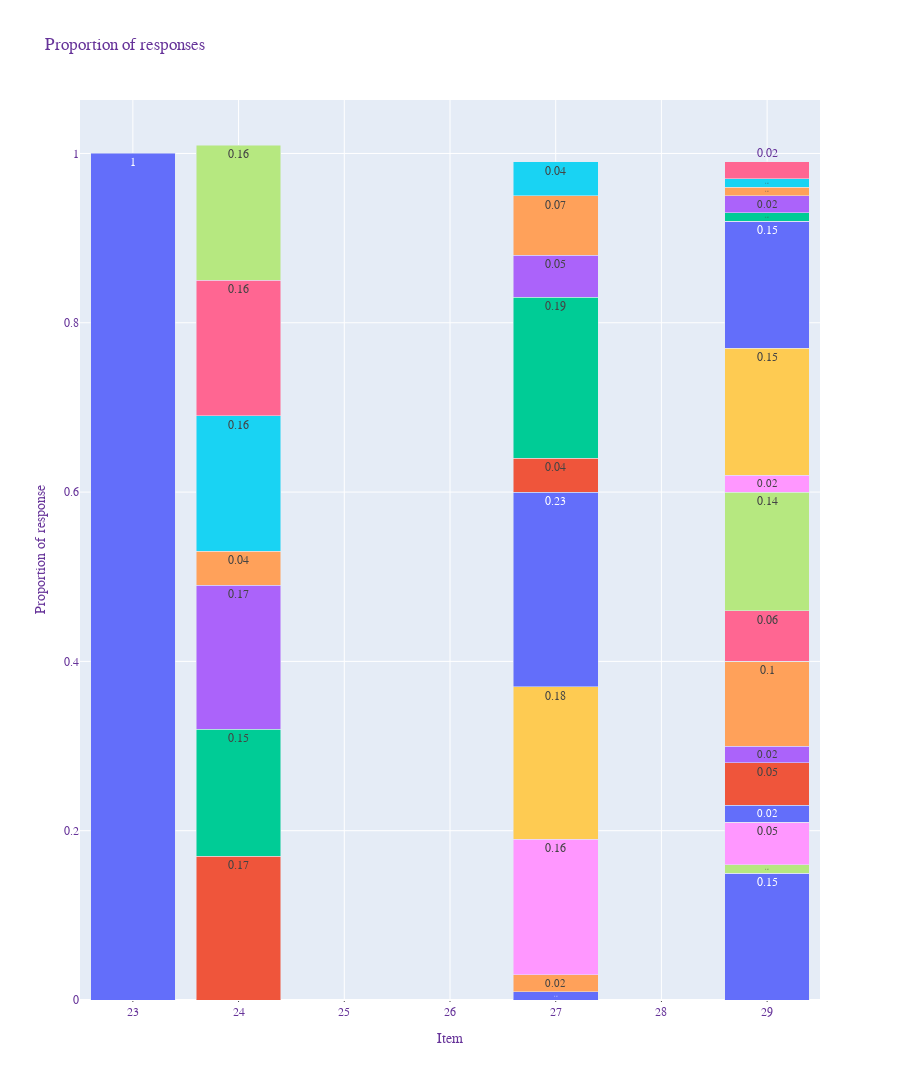

The notebook cell saved with this chart:
### Code cell
import plotly.express as px

fig = px.bar(xf, x="Group", color="Option",
             y='Count',
             title="A Grouped Bar Chart With Plotly Express in Python",
             barmode='group',
             height=1080,
             text_auto=True
            )
fig.update_layout(
    title="Proportion of responses",
    xaxis_title="Item",
    yaxis_title="Proportion of response",
    legend_title="Options",
    font=dict(
        family="Courier New, monospace",
        size=12,
        color="RebeccaPurple"
    ),
barmode="stack",
)

fig.update_traces(showlegend=False)
fig.update_traces(marker_showscale=False)

fig.update_xaxes(
    showgrid=True,
    ticks="outside",
    tickson="boundaries",
    ticklen=1,
    tickmode='linear'
)

fig.show()

### Figure 1 — Plotly figure (JSON) as saved in the notebook; plotly's stock layout.template omitted (floating-point values rounded to 4 significant figures)
{"data": [{"alignmentgroup": "True", "hovertemplate": "Option=Other as Text<br>Group=%{x}<br>Count=%{y}<extra></extra>", "legendgroup": "Other as Text", "marker": {"color": "#636efa", "pattern": {"shape": ""}, "showscale": false}, "name": "Other as Text", "offsetgroup": "Other as Text", "orientation": "v", "showlegend": false, "textposition": "auto", "texttemplate": "%{y}", "type": "bar", "x": [23, 24, 27, 29], "xaxis": "x", "y": [1, 0, 0.01, 0.15], "yaxis": "y"}, {"alignmentgroup": "True", "hovertemplate": "Option=Children<br>Group=%{x}<br>Count=%{y}<extra></extra>", "legendgroup": "Children", "marker": {"color": "#EF553B", "pattern": {"shape": ""}, "showscale": false}, "name": "Children", "offsetgroup": "Children", "orientation": "v", "showlegend": false, "textposition": "auto", "texttemplate": "%{y}", "type": "bar", "x": [24], "xaxis": "x", "y": [0.17], "yaxis": "y"}, {"alignmentgroup": "True", "hovertemplate": "Option=Friends<br>Group=%{x}<br>Count=%{y}<extra></extra>", "legendgroup": "Friends", "marker": {"color": "#00cc96", "pattern": {"shape": ""}, "showscale": false}, "name": "Friends", "offsetgroup": "Friends", "orientation": "v", "showlegend": false, "textposition": "auto", "texttemplate": "%{y}", "type": "bar", "x": [24], "xaxis": "x", "y": [0.15], "yaxis": "y"}, {"alignmentgroup": "True", "hovertemplate": "Option=Future spouse or partner<br>Group=%{x}<br>Count=%{y}<extra></extra>", "legendgroup": "Future spouse or partner", "marker": {"color": "#ab63fa", "pattern": {"shape": ""}, "showscale": false}, "name": "Future spouse or partner", "offsetgroup": "Future spouse or partner", "orientation": "v", "showlegend": false, "textposition": "auto", "texttemplate": "%{y}", "type": "bar", "x": [24], "xaxis": "x", "y": [0.17], "yaxis": "y"}, {"alignmentgroup": "True", "hovertemplate": "Option=Other<br>Group=%{x}<br>Count=%{y}<extra></extra>", "legendgroup": "Other", "marker": {"color": "#FFA15A", "pattern": {"shape": ""}, "showscale": false}, "name": "Other", "offsetgroup": "Other", "orientation": "v", "showlegend": false, "textposition": "auto", "texttemplate": "%{y}", "type": "bar", "x": [24, 27], "xaxis": "x", "y": [0.04, 0.02], "yaxis": "y"}, {"alignmentgroup": "True", "hovertemplate": "Option=Other relatives<br>Group=%{x}<br>Count=%{y}<extra></extra>", "legendgroup": "Other relatives", "marker": {"color": "#19d3f3", "pattern": {"shape": ""}, "showscale": false}, "name": "Other relatives", "offsetgroup": "Other relatives", "orientation": "v", "showlegend": false, "textposition": "auto", "texttemplate": "%{y}", "type": "bar", "x": [24], "xaxis": "x", "y": [0.16], "yaxis": "y"}, {"alignmentgroup": "True", "hovertemplate": "Option=Siblings<br>Group=%{x}<br>Count=%{y}<extra></extra>", "legendgroup": "Siblings", "marker": {"color": "#FF6692", "pattern": {"shape": ""}, "showscale": false}, "name": "Siblings", "offsetgroup": "Siblings", "orientation": "v", "showlegend": false, "textposition": "auto", "texttemplate": "%{y}", "type": "bar", "x": [24], "xaxis": "x", "y": [0.16], "yaxis": "y"}, {"alignmentgroup": "True", "hovertemplate": "Option=Spouse or partner<br>Group=%{x}<br>Count=%{y}<extra></extra>", "legendgroup": "Spouse or partner", "marker": {"color": "#B6E880", "pattern": {"shape": ""}, "showscale": false}, "name": "Spouse or partner", "offsetgroup": "Spouse or partner", "orientation": "v", "showlegend": false, "textposition": "auto", "texttemplate": "%{y}", "type": "bar", "x": [24], "xaxis": "x", "y": [0.16], "yaxis": "y"}, {"alignmentgroup": "True", "hovertemplate": "Option=Do not know whether the data will be stored securely<br>Group=%{x}<br>Count=%{y}<extra></extra>", "legendgroup": "Do not know whether the data will be stored securely", "marker": {"color": "#FF97FF", "pattern": {"shape": ""}, "showscale": false}, "name": "Do not know whether the data will be stored securely", "offsetgroup": "Do not know whether the data will be stored securely", "orientation": "v", "showlegend": false, "textposition": "auto", "texttemplate": "%{y}", "type": "bar", "x": [27], "xaxis": "x", "y": [0.16], "yaxis": "y"}, {"alignmentgroup": "True", "hovertemplate": "Option=Do not know who will have access to that information<br>Group=%{x}<br>Count=%{y}<extra></extra>", "legendgroup": "Do not know who will have access to that information", "marker": {"color": "#FECB52", "pattern": {"shape": ""}, "showscale": false}, "name": "Do not know who will have access to that information", "offsetgroup": "Do not know who will have access to that information", "orientation": "v", "showlegend": false, "textposition": "auto", "texttemplate": "%{y}", "type": "bar", "x": [27], "xaxis": "x", "y": [0.18], "yaxis": "y"}, {"alignmentgroup": "True", "hovertemplate": "Option=I am concerned my data will be used for other purposes without my knowledge<br>Group=%{x}<br>Count=%{y}<extra></extra>", "legendgroup": "I am concerned my data will be used for other purposes without my knowledge", "marker": {"color": "#636efa", "pattern": {"shape": ""}, "showscale": false}, "name": "I am concerned my data will be used for other purposes without my knowledge", "offsetgroup": "I am concerned my data will be used for other purposes without my knowledge", "orientation": "v", "showlegend": false, "textposition": "auto", "texttemplate": "%{y}", "type": "bar", "x": [27], "xaxis": "x", "y": [0.23], "yaxis": "y"}, {"alignmentgroup": "True", "hovertemplate": "Option=I am not interested<br>Group=%{x}<br>Count=%{y}<extra></extra>", "legendgroup": "I am not interested", "marker": {"color": "#EF553B", "pattern": {"shape": ""}, "showscale": false}, "name": "I am not interested", "offsetgroup": "I am not interested", "orientation": "v", "showlegend": false, "textposition": "auto", "texttemplate": "%{y}", "type": "bar", "x": [27], "xaxis": "x", "y": [0.04], "yaxis": "y"}, {"alignmentgroup": "True", "hovertemplate": "Option=I am worried some information about my physical or mental health could be used against me for example employment; legal matters; obtaining insurance<br>Group=%{x}<br>Count=%{y}<extra></extra>", "legendgroup": "I am worried some information about my physical or mental health could be used against me for example employment; legal matters; obtaining insurance", "marker": {"color": "#00cc96", "pattern": {"shape": ""}, "showscale": false}, "name": "I am worried some information about my physical or mental health could be used against me for example employment; legal matters; obtaining insurance", "offsetgroup": "I am worried some information about my physical or mental health could be used against me for example employment; legal matters; obtaining insurance", "orientation": "v", "showlegend": false, "textposition": "auto", "texttemplate": "%{y}", "type": "bar", "x": [27], "xaxis": "x", "y": [0.19], "yaxis": "y"}, {"alignmentgroup": "True", "hovertemplate": "Option=I am worried that I might find out something about myself I would rather not know<br>Group=%{x}<br>Count=%{y}<extra></extra>", "legendgroup": "I am worried that I might find out something about myself I would rather not know", "marker": {"color": "#ab63fa", "pattern": {"shape": ""}, "showscale": false}, "name": "I am worried that I might find out something about myself I would rather not know", "offsetgroup": "I am worried that I might find out something about myself I would rather not know", "orientation": "v", "showlegend": false, "textposition": "auto", "texttemplate": "%{y}", "type": "bar", "x": [27], "xaxis": "x", "y": [0.05], "yaxis": "y"}, {"alignmentgroup": "True", "hovertemplate": "Option=I would not want to be labelled as having any deficiency<br>Group=%{x}<br>Count=%{y}<extra></extra>", "legendgroup": "I would not want to be labelled as having any deficiency", "marker": {"color": "#FFA15A", "pattern": {"shape": ""}, "showscale": false}, "name": "I would not want to be labelled as having any deficiency", "offsetgroup": "I would not want to be labelled as having any deficiency", "orientation": "v", "showlegend": false, "textposition": "auto", "texttemplate": "%{y}", "type": "bar", "x": [27], "xaxis": "x", "y": [0.07], "yaxis": "y"}, {"alignmentgroup": "True", "hovertemplate": "Option=I would rather not know of any potential debilitating diseases that I may develop in the future<br>Group=%{x}<br>Count=%{y}<extra></extra>", "legendgroup": "I would rather not know of any potential debilitating diseases that I may develop in the future", "marker": {"color": "#19d3f3", "pattern": {"shape": ""}, "showscale": false}, "name": "I would rather not know of any potential debilitating diseases that I may develop in the future", "offsetgroup": "I would rather not know of any potential debilitating diseases that I may develop in the future", "orientation": "v", "showlegend": false, "textposition": "auto", "texttemplate": "%{y}", "type": "bar", "x": [27], "xaxis": "x", "y": [0.04], "yaxis": "y"}, {"alignmentgroup": "True", "hovertemplate": "Option=Ancestry testing as Compulsory for example by a court or law enforcement<br>Group=%{x}<br>Count=%{y}<extra></extra>", "legendgroup": "Ancestry testing as Compulsory for example by a court or law enforcement", "marker": {"color": "#FF6692", "pattern": {"shape": ""}, "showscale": false}, "name": "Ancestry testing as Compulsory for example by a court or law enforcement", "offsetgroup": "Ancestry testing as Compulsory for example by a court or law enforcement", "orientation": "v", "showlegend": false, "textposition": "auto", "texttemplate": "%{y}", "type": "bar", "x": [29], "xaxis": "x", "y": [0], "yaxis": "y"}, {"alignmentgroup": "True", "hovertemplate": "Option=Ancestry testing as Recommended for example by doctor<br>Group=%{x}<br>Count=%{y}<extra></extra>", "legendgroup": "Ancestry testing as Recommended for example by doctor", "marker": {"color": "#B6E880", "pattern": {"shape": ""}, "showscale": false}, "name": "Ancestry testing as Recommended for example by doctor", "offsetgroup": "Ancestry testing as Recommended for example by doctor", "orientation": "v", "showlegend": false, "textposition": "auto", "texttemplate": "%{y}", "type": "bar", "x": [29], "xaxis": "x", "y": [0.01], "yaxis": "y"}, {"alignmentgroup": "True", "hovertemplate": "Option=Ancestry testing as Selfasinitiated<br>Group=%{x}<br>Count=%{y}<extra></extra>", "legendgroup": "Ancestry testing as Selfasinitiated", "marker": {"color": "#FF97FF", "pattern": {"shape": ""}, "showscale": false}, "name": "Ancestry testing as Selfasinitiated", "offsetgroup": "Ancestry testing as Selfasinitiated", "orientation": "v", "showlegend": false, "textposition": "auto", "texttemplate": "%{y}", "type": "bar", "x": [29], "xaxis": "x", "y": [0.05], "yaxis": "y"}, {"alignmentgroup": "True", "hovertemplate": "Option=As part of a research project as Compulsory for example by a court or law enforcement<br>Group=%{x}<br>Count=%{y}<extra></extra>", "legendgroup": "As part of a research project as Compulsory for example by a court or law enforcement", "marker": {"color": "#FECB52", "pattern": {"shape": ""}, "showscale": false}, "name": "As part of a research project as Compulsory for example by a court or law enforcement", "offsetgroup": "As part of a research project as Compulsory for example by a court or law enforcement", "orientation": "v", "showlegend": false, "textposition": "auto", "texttemplate": "%{y}", "type": "bar", "x": [29], "xaxis": "x", "y": [0], "yaxis": "y"}, {"alignmentgroup": "True", "hovertemplate": "Option=As part of a research project as Recommended for example by doctor<br>Group=%{x}<br>Count=%{y}<extra></extra>", "legendgroup": "As part of a research project as Recommended for example by doctor", "marker": {"color": "#636efa", "pattern": {"shape": ""}, "showscale": false}, "name": "As part of a research project as Recommended for example by doctor", "offsetgroup": "As part of a research project as Recommended for example by doctor", "orientation": "v", "showlegend": false, "textposition": "auto", "texttemplate": "%{y}", "type": "bar", "x": [29], "xaxis": "x", "y": [0.02], "yaxis": "y"}, {"alignmentgroup": "True", "hovertemplate": "Option=As part of a research project as Selfasinitiated<br>Group=%{x}<br>Count=%{y}<extra></extra>", "legendgroup": "As part of a research project as Selfasinitiated", "marker": {"color": "#EF553B", "pattern": {"shape": ""}, "showscale": false}, "name": "As part of a research project as Selfasinitiated", "offsetgroup": "As part of a research project as Selfasinitiated", "orientation": "v", "showlegend": false, "textposition": "auto", "texttemplate": "%{y}", "type": "bar", "x": [29], "xaxis": "x", "y": [0.05], "yaxis": "y"}, {"alignmentgroup": "True", "hovertemplate": "Option=General interest as Compulsory for example by a court or law enforcement<br>Group=%{x}<br>Count=%{y}<extra></extra>", "legendgroup": "General interest as Compulsory for example by a court or law enforcement", "marker": {"color": "#00cc96", "pattern": {"shape": ""}, "showscale": false}, "name": "General interest as Compulsory for example by a court or law enforcement", "offsetgroup": "General interest as Compulsory for example by a court or law enforcement", "orientation": "v", "showlegend": false, "textposition": "auto", "texttemplate": "%{y}", "type": "bar", "x": [29], "xaxis": "x", "y": [0], "yaxis": "y"}, {"alignmentgroup": "True", "hovertemplate": "Option=General interest as Recommended for example by doctor<br>Group=%{x}<br>Count=%{y}<extra></extra>", "legendgroup": "General interest as Recommended for example by doctor", "marker": {"color": "#ab63fa", "pattern": {"shape": ""}, "showscale": false}, "name": "General interest as Recommended for example by doctor", "offsetgroup": "General interest as Recommended for example by doctor", "orientation": "v", "showlegend": false, "textposition": "auto", "texttemplate": "%{y}", "type": "bar", "x": [29], "xaxis": "x", "y": [0.02], "yaxis": "y"}, {"alignmentgroup": "True", "hovertemplate": "Option=General interest as Selfasinitiated<br>Group=%{x}<br>Count=%{y}<extra></extra>", "legendgroup": "General interest as Selfasinitiated", "marker": {"color": "#FFA15A", "pattern": {"shape": ""}, "showscale": false}, "name": "General interest as Selfasinitiated", "offsetgroup": "General interest as Selfasinitiated", "orientation": "v", "showlegend": false, "textposition": "auto", "texttemplate": "%{y}", "type": "bar", "x": [29], "xaxis": "x", "y": [0.1], "yaxis": "y"}, {"alignmentgroup": "True", "hovertemplate": "Option=Health and diet as Compulsory for example by a court or law enforcement<br>Group=%{x}<br>Count=%{y}<extra></extra>", "legendgroup": "Health and diet as Compulsory for example by a court or law enforcement", "marker": {"color": "#19d3f3", "pattern": {"shape": ""}, "showscale": false}, "name": "Health and diet as Compulsory for example by a court or law enforcement", "offsetgroup": "Health and diet as Compulsory for example by a court or law enforcement", "orientation": "v", "showlegend": false, "textposition": "auto", "texttemplate": "%{y}", "type": "bar", "x": [29], "xaxis": "x", "y": [0], "yaxis": "y"}, {"alignmentgroup": "True", "hovertemplate": "Option=Health and diet as Recommended for example by doctor<br>Group=%{x}<br>Count=%{y}<extra></extra>", "legendgroup": "Health and diet as Recommended for example by doctor", "marker": {"color": "#FF6692", "pattern": {"shape": ""}, "showscale": false}, "name": "Health and diet as Recommended for example by doctor", "offsetgroup": "Health and diet as Recommended for example by doctor", "orientation": "v", "showlegend": false, "textposition": "auto", "texttemplate": "%{y}", "type": "bar", "x": [29], "xaxis": "x", "y": [0.06], "yaxis": "y"}, {"alignmentgroup": "True", "hovertemplate": "Option=Health and diet as Selfasinitiated<br>Group=%{x}<br>Count=%{y}<extra></extra>", "legendgroup": "Health and diet as Selfasinitiated", "marker": {"color": "#B6E880", "pattern": {"shape": ""}, "showscale": false}, "name": "Health and diet as Selfasinitiated", "offsetgroup": "Health and diet as Selfasinitiated", "orientation": "v", "showlegend": false, "textposition": "auto", "texttemplate": "%{y}", "type": "bar", "x": [29], "xaxis": "x", "y": [0.14], "yaxis": "y"}, {"alignmentgroup": "True", "hovertemplate": "Option=Medical testing as Compulsory for example by a court or law enforcement<br>Group=%{x}<br>Count=%{y}<extra></extra>", "legendgroup": "Medical testing as Compulsory for example by a court or law enforcement", "marker": {"color": "#FF97FF", "pattern": {"shape": ""}, "showscale": false}, "name": "Medical testing as Compulsory for example by a court or law enforcement", "offsetgroup": "Medical testing as Compulsory for example by a court or law enforcement", "orientation": "v", "showlegend": false, "textposition": "auto", "texttemplate": "%{y}", "type": "bar", "x": [29], "xaxis": "x", "y": [0.02], "yaxis": "y"}, {"alignmentgroup": "True", "hovertemplate": "Option=Medical testing as Recommended for example by doctor<br>Group=%{x}<br>Count=%{y}<extra></extra>", "legendgroup": "Medical testing as Recommended for example by doctor", "marker": {"color": "#FECB52", "pattern": {"shape": ""}, "showscale": false}, "name": "Medical testing as Recommended for example by doctor", "offsetgroup": "Medical testing as Recommended for example by doctor", "orientation": "v", "showlegend": false, "textposition": "auto", "texttemplate": "%{y}", "type": "bar", "x": [29], "xaxis": "x", "y": [0.15], "yaxis": "y"}, {"alignmentgroup": "True", "hovertemplate": "Option=Medical testing as Selfasinitiated<br>Group=%{x}<br>Count=%{y}<extra></extra>", "legendgroup": "Medical testing as Selfasinitiated", "marker": {"color": "#636efa", "pattern": {"shape": ""}, "showscale": false}, "name": "Medical testing as Selfasinitiated", "offsetgroup": "Medical testing as Selfasinitiated", "orientation": "v", "showlegend": false, "textposition": "auto", "texttemplate": "%{y}", "type": "bar", "x": [29], "xaxis": "x", "y": [0.15], "yaxis": "y"}, {"alignmentgroup": "True", "hovertemplate": "Option=Other as Compulsory for example by a court or law enforcement<br>Group=%{x}<br>Count=%{y}<extra></extra>", "legendgroup": "Other as Compulsory for example by a court or law enforcement", "marker": {"color": "#EF553B", "pattern": {"shape": ""}, "showscale": false}, "name": "Other as Compulsory for example by a court or law enforcement", "offsetgroup": "Other as Compulsory for example by a court or law enforcement", "orientation": "v", "showlegend": false, "textposition": "auto", "texttemplate": "%{y}", "type": "bar", "x": [29], "xaxis": "x", "y": [0], "yaxis": "y"}, {"alignmentgroup": "True", "hovertemplate": "Option=Other as Recommended for example by doctor<br>Group=%{x}<br>Count=%{y}<extra></extra>", "legendgroup": "Other as Recommended for example by doctor", "marker": {"color": "#00cc96", "pattern": {"shape": ""}, "showscale": false}, "name": "Other as Recommended for example by doctor", "offsetgroup": "Other as Recommended for example by doctor", "orientation": "v", "showlegend": false, "textposition": "auto", "texttemplate": "%{y}", "type": "bar", "x": [29], "xaxis": "x", "y": [0.01], "yaxis": "y"}, {"alignmentgroup": "True", "hovertemplate": "Option=Other as Selfinitiated<br>Group=%{x}<br>Count=%{y}<extra></extra>", "legendgroup": "Other as Selfinitiated", "marker": {"color": "#ab63fa", "pattern": {"shape": ""}, "showscale": false}, "name": "Other as Selfinitiated", "offsetgroup": "Other as Selfinitiated", "orientation": "v", "showlegend": false, "textposition": "auto", "texttemplate": "%{y}", "type": "bar", "x": [29], "xaxis": "x", "y": [0.02], "yaxis": "y"}, {"alignmentgroup": "True", "hovertemplate": "Option=Paternity testing as Compulsory for example by a court or law enforcement<br>Group=%{x}<br>Count=%{y}<extra></extra>", "legendgroup": "Paternity testing as Compulsory for example by a court or law enforcement", "marker": {"color": "#FFA15A", "pattern": {"shape": ""}, "showscale": false}, "name": "Paternity testing as Compulsory for example by a court or law enforcement", "offsetgroup": "Paternity testing as Compulsory for example by a court or law enforcement", "orientation": "v", "showlegend": false, "textposition": "auto", "texttemplate": "%{y}", "type": "bar", "x": [29], "xaxis": "x", "y": [0.01], "yaxis": "y"}, {"alignmentgroup": "True", "hovertemplate": "Option=Paternity testing as Recommended for example by doctor<br>Group=%{x}<br>Count=%{y}<extra></extra>", "legendgroup": "Paternity testing as Recommended for example by doctor", "marker": {"color": "#19d3f3", "pattern": {"shape": ""}, "showscale": false}, "name": "Paternity testing as Recommended for example by doctor", "offsetgroup": "Paternity testing as Recommended for example by doctor", "orientation": "v", "showlegend": false, "textposition": "auto", "texttemplate": "%{y}", "type": "bar", "x": [29], "xaxis": "x", "y": [0.01], "yaxis": "y"}, {"alignmentgroup": "True", "hovertemplate": "Option=Paternity testing as Selfasinitiated<br>Group=%{x}<br>Count=%{y}<extra></extra>", "legendgroup": "Paternity testing as Selfasinitiated", "marker": {"color": "#FF6692", "pattern": {"shape": ""}, "showscale": false}, "name": "Paternity testing as Selfasinitiated", "offsetgroup": "Paternity testing as Selfasinitiated", "orientation": "v", "showlegend": false, "textposition": "auto", "texttemplate": "%{y}", "type": "bar", "x": [29], "xaxis": "x", "y": [0.02], "yaxis": "y"}], "layout": {"barmode": "stack", "font": {"color": "RebeccaPurple", "family": "Courier New, monospace", "size": 12}, "height": 1080, "legend": {"title": {"text": "Options"}, "tracegroupgap": 0}, "title": {"text": "Proportion of responses"}, "xaxis": {"anchor": "y", "domain": [0, 1], "showgrid": true, "ticklen": 1, "tickmode": "linear", "ticks": "outside", "tickson": "boundaries", "title": {"text": "Item"}}, "yaxis": {"anchor": "x", "domain": [0, 1], "title": {"text": "Proportion of response"}}}}
